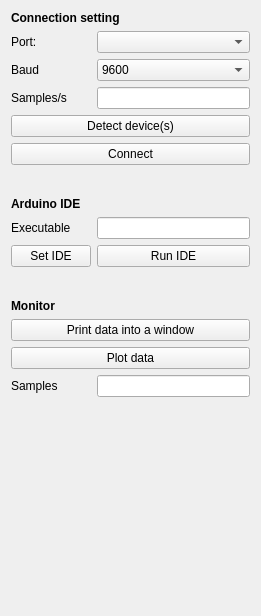
<?xml version="1.0" encoding="UTF-8"?>
<ui version="4.0">
 <class>ArduinoConnect</class>
 <widget class="QWidget" name="ArduinoConnect">
  <property name="geometry">
   <rect>
    <x>0</x>
    <y>0</y>
    <width>261</width>
    <height>616</height>
   </rect>
  </property>
  <layout class="QFormLayout" name="formLayout">
   <item row="0" column="0" colspan="2">
    <widget class="QLabel" name="connectionLabel">
     <property name="font">
      <font>
       <weight>75</weight>
       <bold>true</bold>
      </font>
     </property>
     <property name="text">
      <string>Connection setting</string>
     </property>
    </widget>
   </item>
   <item row="1" column="0">
    <widget class="QLabel" name="portLabel">
     <property name="text">
      <string>Port:</string>
     </property>
    </widget>
   </item>
   <item row="1" column="1">
    <widget class="QComboBox" name="portSelectorComboBox"/>
   </item>
   <item row="2" column="0">
    <widget class="QLabel" name="baudLabel">
     <property name="text">
      <string>Baud</string>
     </property>
    </widget>
   </item>
   <item row="2" column="1">
    <widget class="QComboBox" name="baudSelectorComboBox">
     <item>
      <property name="text">
       <string>9600</string>
      </property>
     </item>
     <item>
      <property name="text">
       <string>4800</string>
      </property>
     </item>
    </widget>
   </item>
   <item row="3" column="0">
    <widget class="QLabel" name="labelSamplesPerSecond">
     <property name="text">
      <string>Samples/s</string>
     </property>
    </widget>
   </item>
   <item row="3" column="1">
    <widget class="QLineEdit" name="samplesPerSecondText">
     <property name="alignment">
      <set>Qt::AlignRight|Qt::AlignTrailing|Qt::AlignVCenter</set>
     </property>
    </widget>
   </item>
   <item row="6" column="0" colspan="2">
    <widget class="QPushButton" name="detectDevice">
     <property name="toolTip">
      <string>Detect the device connected</string>
     </property>
     <property name="autoFillBackground">
      <bool>false</bool>
     </property>
     <property name="styleSheet">
      <string notr="true">background-color: grergb(241, 241, 241)y;</string>
     </property>
     <property name="text">
      <string>Detect device(s)</string>
     </property>
     <property name="checkable">
      <bool>false</bool>
     </property>
    </widget>
   </item>
   <item row="7" column="0" colspan="2">
    <widget class="QPushButton" name="connectButton">
     <property name="toolTip">
      <string>Run the algorithm.</string>
     </property>
     <property name="styleSheet">
      <string notr="true">background-color: grergb(241, 241, 241)y;</string>
     </property>
     <property name="text">
      <string>Connect</string>
     </property>
     <property name="checkable">
      <bool>true</bool>
     </property>
    </widget>
   </item>
   <item row="8" column="0" colspan="2">
    <spacer name="horizontalSpacer">
     <property name="orientation">
      <enum>Qt::Horizontal</enum>
     </property>
     <property name="sizeHint" stdset="0">
      <size>
       <width>40</width>
       <height>20</height>
      </size>
     </property>
    </spacer>
   </item>
   <item row="9" column="0" colspan="2">
    <widget class="QLabel" name="IDELabel">
     <property name="font">
      <font>
       <weight>75</weight>
       <bold>true</bold>
      </font>
     </property>
     <property name="text">
      <string>Arduino IDE</string>
     </property>
    </widget>
   </item>
   <item row="10" column="0">
    <widget class="QLabel" name="IDEExeLabel">
     <property name="text">
      <string>Executable</string>
     </property>
    </widget>
   </item>
   <item row="10" column="1">
    <widget class="QLineEdit" name="IDEPathText">
     <property name="readOnly">
      <bool>true</bool>
     </property>
    </widget>
   </item>
   <item row="13" column="0">
    <widget class="QPushButton" name="setIDEButton">
     <property name="text">
      <string>Set IDE</string>
     </property>
    </widget>
   </item>
   <item row="13" column="1">
    <widget class="QPushButton" name="runIDEButton">
     <property name="text">
      <string>Run IDE</string>
     </property>
    </widget>
   </item>
   <item row="14" column="0" colspan="2">
    <spacer name="horizontalSpacer2">
     <property name="orientation">
      <enum>Qt::Horizontal</enum>
     </property>
     <property name="sizeHint" stdset="0">
      <size>
       <width>40</width>
       <height>20</height>
      </size>
     </property>
    </spacer>
   </item>
   <item row="18" column="0">
    <widget class="QLabel" name="label">
     <property name="font">
      <font>
       <weight>75</weight>
       <bold>true</bold>
      </font>
     </property>
     <property name="text">
      <string>Monitor</string>
     </property>
    </widget>
   </item>
   <item row="19" column="0" colspan="2">
    <widget class="QPushButton" name="monitorButton">
     <property name="text">
      <string>Print data into a window</string>
     </property>
    </widget>
   </item>
   <item row="20" column="0" colspan="2">
    <widget class="QPushButton" name="plotterButton">
     <property name="text">
      <string>Plot data</string>
     </property>
     <property name="checkable">
      <bool>true</bool>
     </property>
    </widget>
   </item>
   <item row="21" column="0">
    <widget class="QLabel" name="labelSamples">
     <property name="text">
      <string>Samples</string>
     </property>
    </widget>
   </item>
   <item row="21" column="1">
    <widget class="QLineEdit" name="samplesToPlotText">
     <property name="layoutDirection">
      <enum>Qt::LeftToRight</enum>
     </property>
     <property name="text">
      <string/>
     </property>
     <property name="alignment">
      <set>Qt::AlignRight|Qt::AlignTrailing|Qt::AlignVCenter</set>
     </property>
    </widget>
   </item>
  </layout>
 </widget>
 <resources/>
 <connections/>
</ui>
